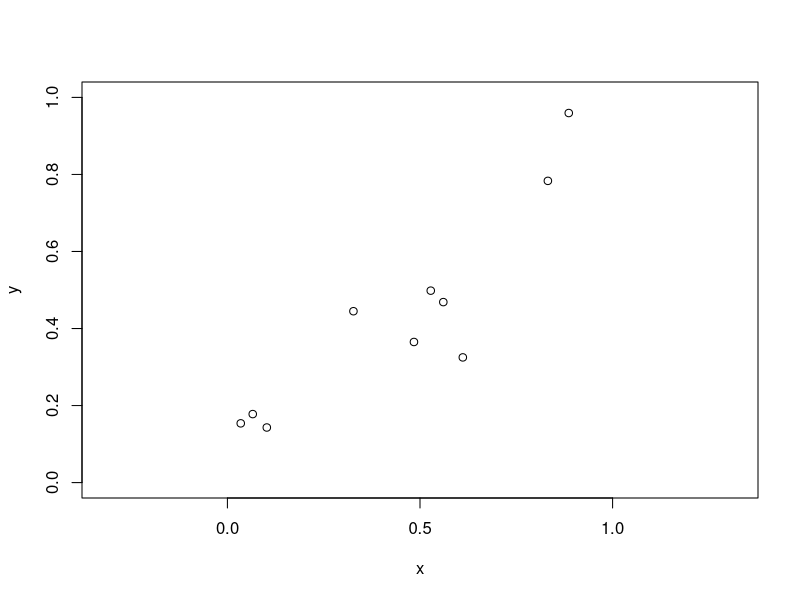

Here is the R script that generated this plot:
library(dplyr)

set.seed(2018-02-01)

n <- 10

data <- data_frame(x = runif(n),
                   y = runif(n))

test <- cor.test(data$x, data$y)

while(!(test$p.value < 0.05 && abs(test$estimate) > 0.9)) {
     data$x <- runif(n)
     data$y <- runif(n)
     test <- cor.test(data$x, data$y)
}

plot(data, xlim = c(0, 1), ylim = c(0, 1), asp = 1)
